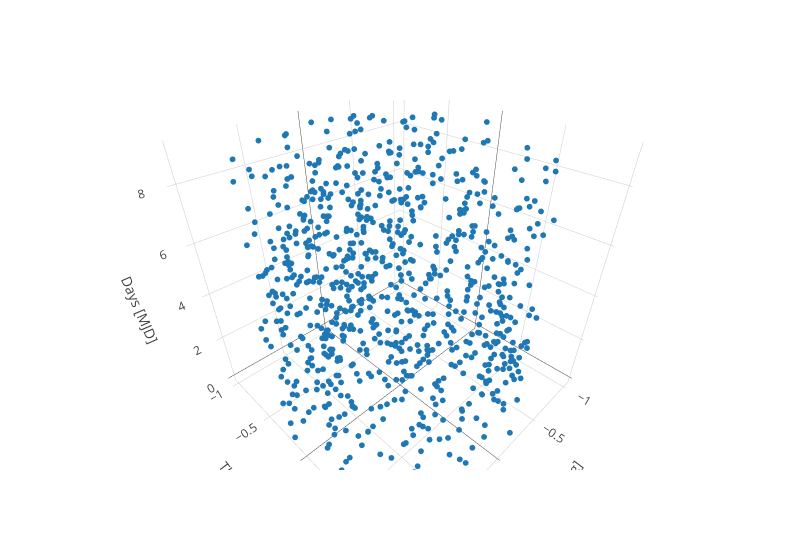

Write notebook code for a chart like this one.
### Code cell
plotRascals3D(rascals_df)

### Figure 1 — Plotly figure (JSON) as saved in the notebook; plotly's stock layout.template omitted (floating-point values rounded to 4 significant figures; data arrays with more than 128 entries replaced by an {"elided": "..."} marker saying what was removed)
{"data": [{"marker": {"size": 2}, "mode": "markers", "type": "scatter3d", "uid": "609a5d", "x": {"elided": "826 float values"}, "y": {"elided": "826 float values"}, "z": {"elided": "826 int values"}}], "layout": {"autosize": false, "height": 550, "scene": {"aspectratio": {"x": 1, "y": 1, "z": 1}, "camera": {"center": {"x": 0, "y": 0, "z": 0}, "eye": {"x": 0.9053, "y": 0.9053, "z": 0.9053}, "up": {"x": 0, "y": 0, "z": 1}}, "xaxis": {"title": "Theta_X [deg]", "type": "linear"}, "yaxis": {"title": "Theta_Y [deg]", "type": "linear"}, "zaxis": {"title": "Days [MJD]", "type": "linear"}}, "title": "", "width": 800}}
